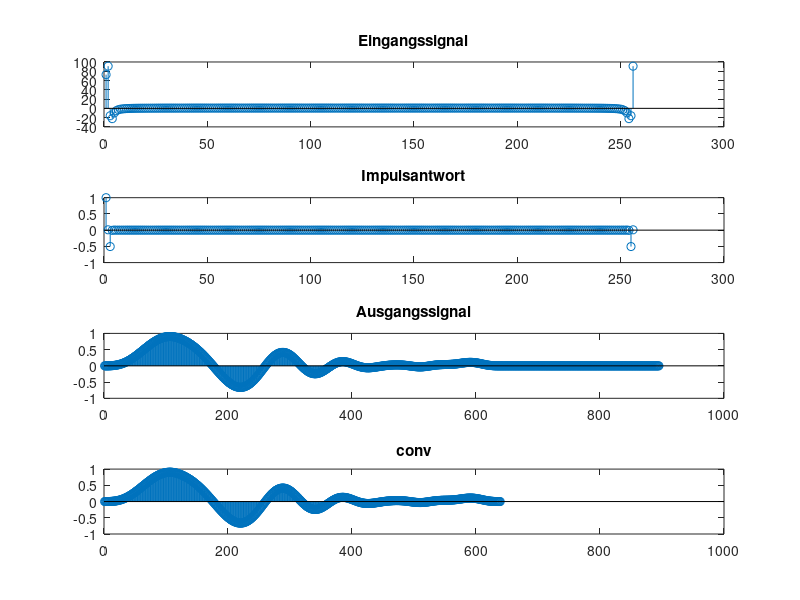

Reproduce this figure in MATLAB.
clear
close all
clc 

x = chirp((0:511),0,511,0.02);
h = hanning(128)';
h = h/sum(h);
L = 256;

lh = length(h);
lx = length(x);

r = rem(lx,L);

% b) FFT Zero Padding von h
hb = [h zeros(1, L-1)];

H = fft(hb, L);

% c) FFT Zero Padding von x
xb = [x zeros(1, L-r)];

X = fft(xb, L);

% d) Faltung und die Ausgangssignale berechnen
nr = length(xb)/L;

for k = 1:nr
   M1(k,:) = xb(((k-1) * L+1):k * L);
   M2(k,:) = [M1(k,:) zeros(1, lh-1)];
   M3(k,:) = ifft(fft(M2(k,:)) .* fft(hb));
   M4(k,:) = [zeros(1, (k-1)*L) M3(k,:) zeros(1, (nr-k) * L)];
end

z = sum(M4);

% f)
con = conv(x,h);


subplot(4,1,1);
stem(X);
title("Eingangssignal");

subplot(4,1,2);
stem(H);
title("Impulsantwort");

subplot(4,1,3);
stem(z);
title("Ausgangssignal");
xlim([0 1000]);

subplot(4,1,4);
stem(con);
title("conv");
xlim([0 1000]);


